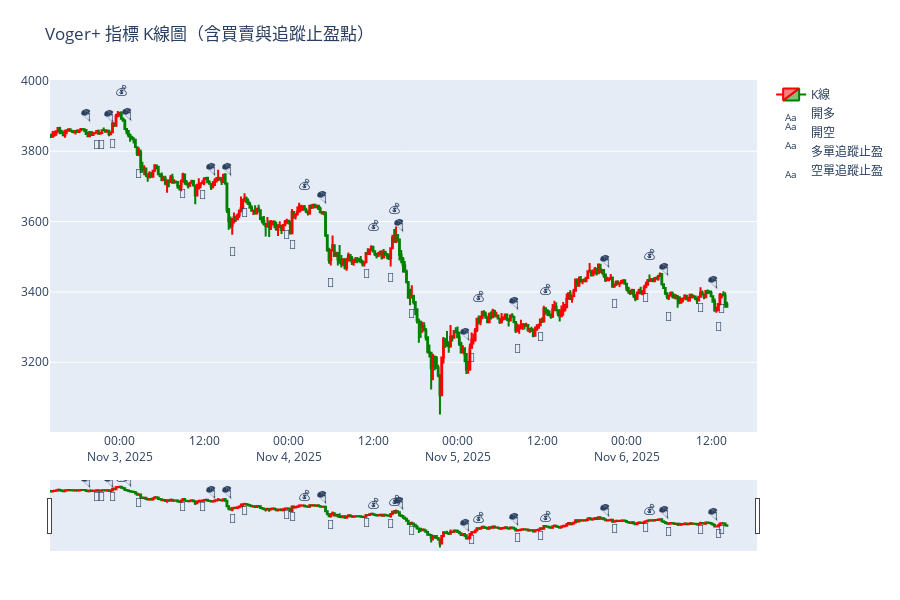

This figure's notebook cell:
### Code cell
import plotly.graph_objects as go
import pandas as pd
import numpy as np

# === 確保資料對齊 ===
kline = kline.reset_index(drop=True)
signal = pd.Series(signal).reset_index(drop=True)
if len(kline) != len(signal):
    print(f"⚠️ K線資料與信號長度不符 ({len(kline)} vs {len(signal)}), 以最短長度對齊")
    min_len = min(len(kline), len(signal))
    kline = kline.iloc[-min_len:].reset_index(drop=True)
    signal = signal.iloc[-min_len:].reset_index(drop=True)

kline['signal'] = signal

# === 建立圖表 ===
fig = go.Figure()

# --- K 線圖 ---
fig.add_trace(go.Candlestick(
    x=kline['timestamp'],
    open=kline['open'],
    high=kline['high'],
    low=kline['low'],
    close=kline['close'],
    name='K線',
    increasing_line_color='red',
    decreasing_line_color='green'
))

# --- 買入 (🚀) ---
buy_signals = kline[kline['signal'] == 1]
fig.add_trace(go.Scatter(
    x=buy_signals['timestamp'],
    y=buy_signals['low'] * 0.995,
    mode='text',
    text=['🚀'] * len(buy_signals),
    textposition="bottom center",
    name='開多'
))

# --- 賣出 (🪂) ---
sell_signals = kline[kline['signal'] == -1]
fig.add_trace(go.Scatter(
    x=sell_signals['timestamp'],
    y=sell_signals['high'] * 1.005,
    mode='text',
    text=['🪂'] * len(sell_signals),
    textposition="top center",
    name='開空'
))

# --- 多單追蹤止盈出場 (💰) ---
tp_long = kline[kline['signal'] == 2]
fig.add_trace(go.Scatter(
    x=tp_long['timestamp'],
    y=tp_long['high'] * 1.01,
    mode='text',
    text=['💰'] * len(tp_long),
    textposition="top center",
    name='多單追蹤止盈'
))

# --- 空單追蹤止盈出場 (💸) ---
tp_short = kline[kline['signal'] == -2]
fig.add_trace(go.Scatter(
    x=tp_short['timestamp'],
    y=tp_short['low'] * 0.99,
    mode='text',
    text=['💸'] * len(tp_short),
    textposition="bottom center",
    name='空單追蹤止盈'
))

# --- 外觀設定 ---
fig.update_layout(
    title='Voger+ 指標 K線圖（含買賣與追蹤止盈點）',
    xaxis_rangeslider_visible=True,
    height=600,
    margin=dict(l=50, r=50, t=80, b=50),
    template='plotly',
    xaxis=dict(showgrid=False),
    yaxis=dict(showgrid=True)
)

fig.show()

### Figure 1 — Plotly figure (JSON) as saved in the notebook; plotly's stock layout.template omitted (floating-point values rounded to 4 significant figures; data arrays with more than 128 entries replaced by an {"elided": "..."} marker saying what was removed)
{"data": [{"close": {"elided": "385 float values"}, "decreasing": {"line": {"color": "green"}}, "high": {"elided": "385 float values"}, "increasing": {"line": {"color": "red"}}, "low": {"elided": "385 float values"}, "name": "K線", "open": {"elided": "385 float values"}, "type": "candlestick", "x": {"elided": "385 str values"}}, {"mode": "text", "name": "開多", "text": ["🚀", "🚀", "🚀", "🚀", "🚀", "🚀", "🚀", "🚀", "🚀", "🚀", "🚀", "🚀", "🚀", "🚀", "🚀"], "textposition": "bottom center", "type": "scatter", "x": ["2025-11-02T20:45:00.000000000", "2025-11-02T21:30:00.000000000", "2025-11-02T23:00:00.000000000", "2025-11-03T09:00:00.000000000", "2025-11-03T11:45:00.000000000", "2025-11-03T17:45:00.000000000", "2025-11-03T23:45:00.000000000", "2025-11-04T00:30:00.000000000", "2025-11-04T11:00:00.000000000", "2025-11-04T14:30:00.000000000", "2025-11-05T02:00:00.000000000", "2025-11-05T11:45:00.000000000", "2025-11-06T02:45:00.000000000", "2025-11-06T10:30:00.000000000", "2025-11-06T13:30:00.000000000"], "y": [3833.0, 3833.0, 3835.0, 3693.0, 3689.0, 3638.0, 3576.0, 3549.0, 3465.0, 3455.0, 3225.0, 3286.0, 3396.0, 3368.0, 3364.0]}, {"mode": "text", "name": "開空", "text": ["🪂", "🪂", "🪂", "🪂", "🪂", "🪂", "🪂", "🪂", "🪂", "🪂", "🪂", "🪂"], "textposition": "top center", "type": "scatter", "x": ["2025-11-02T19:15:00.000000000", "2025-11-02T22:30:00.000000000", "2025-11-03T01:00:00.000000000", "2025-11-03T13:00:00.000000000", "2025-11-03T15:15:00.000000000", "2025-11-04T04:45:00.000000000", "2025-11-04T15:45:00.000000000", "2025-11-05T01:00:00.000000000", "2025-11-05T08:00:00.000000000", "2025-11-05T21:00:00.000000000", "2025-11-06T05:15:00.000000000", "2025-11-06T12:15:00.000000000"], "y": [3880.0, 3878.0, 3883.0, 3728.0, 3727.0, 3648.0, 3567.0, 3257.0, 3346.0, 3467.0, 3442.0, 3406.0]}, {"mode": "text", "name": "多單追蹤止盈", "text": ["💰", "💰", "💰", "💰", "💰", "💰", "💰"], "textposition": "top center", "type": "scatter", "x": ["2025-11-03T00:15:00.000000000", "2025-11-04T02:15:00.000000000", "2025-11-04T12:00:00.000000000", "2025-11-04T15:00:00.000000000", "2025-11-05T03:00:00.000000000", "2025-11-05T12:30:00.000000000", "2025-11-06T03:15:00.000000000"], "y": [3952.0, 3684.0, 3567.0, 3615.0, 3367.0, 3387.0, 3484.0]}, {"mode": "text", "name": "空單追蹤止盈", "text": ["💸", "💸", "💸", "💸", "💸", "💸", "💸", "💸"], "textposition": "bottom center", "type": "scatter", "x": ["2025-11-03T02:45:00.000000000", "2025-11-03T16:00:00.000000000", "2025-11-04T06:00:00.000000000", "2025-11-04T17:30:00.000000000", "2025-11-05T08:30:00.000000000", "2025-11-05T22:15:00.000000000", "2025-11-06T06:00:00.000000000", "2025-11-06T13:00:00.000000000"], "y": [3748.0, 3527.0, 3440.0, 3350.0, 3253.0, 3380.0, 3343.0, 3315.0]}], "layout": {"height": 600, "margin": {"b": 50, "l": 50, "r": 50, "t": 80}, "title": {"text": "Voger+ 指標 K線圖（含買賣與追蹤止盈點）"}, "xaxis": {"rangeslider": {"visible": true}, "showgrid": false}, "yaxis": {"showgrid": true}}}
